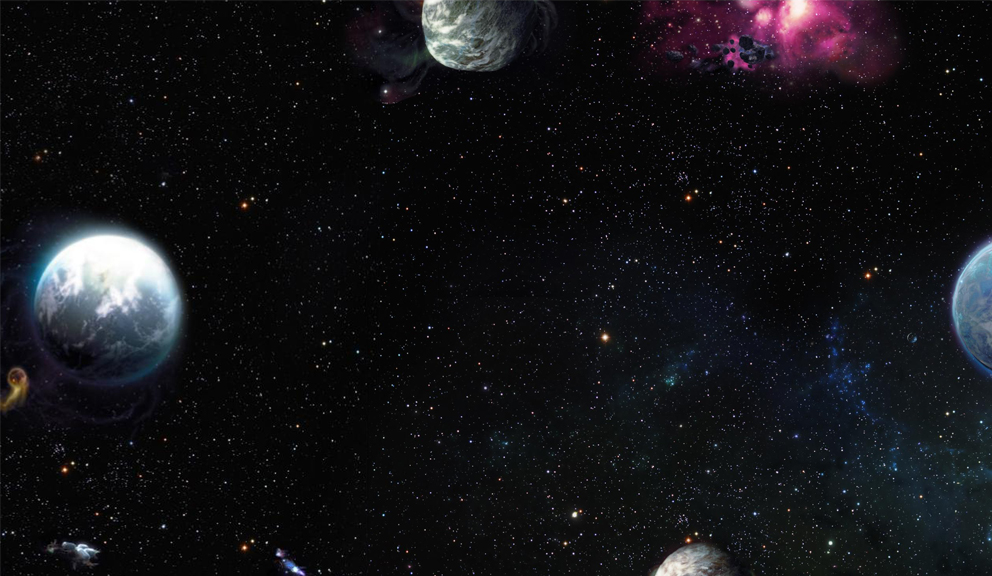

The image is a tile-based game level rendered from a .tmx file. Its description and source (layers, tilesets, objects; grid data summarised) follow:
An orthogonal 31x18 tile map with 32x32 px tiles, 1 tile layer (Warstwa Kafelków 1).

<map version="1.0" orientation="orthogonal" renderorder="right-down" width="31" height="18" tilewidth="32" tileheight="32" nextobjectid="1">
 <tileset firstgid="1" name="space_map" tilewidth="32" tileheight="32" tilecount="558">
  <image source="space_map.jpg" width="1000" height="606" />
 </tileset>
 <layer name="Warstwa Kafelków 1" width="31" height="18">
  <data>[558 cells, 558 non-empty, 558 distinct tile ids]</data>
 </layer>
</map>